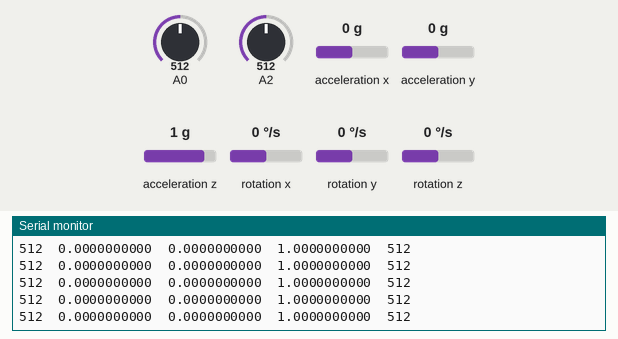
Simulated run of this sketch. Board: Arduino Uno, built with avr-gcc and run on an emulated ATmega328P. Shown: the last lines printed to the serial monitor. Wiring (inferred from the names in the program): MPU-9250 motion sensor at I2C address 0x68. The inputs (shaded band) are chosen by the test bench; at power-on: acceleration x 0 g, A0 = 512, A2 = 512, acceleration y 0 g, acceleration z 1 g, rotation x 0 °/s, rotation y 0 °/s, rotation z 0 °/s.

Above: at 1.2 s.
1.3 s: acceleration x set to -1.4 g
At 1.39 s:
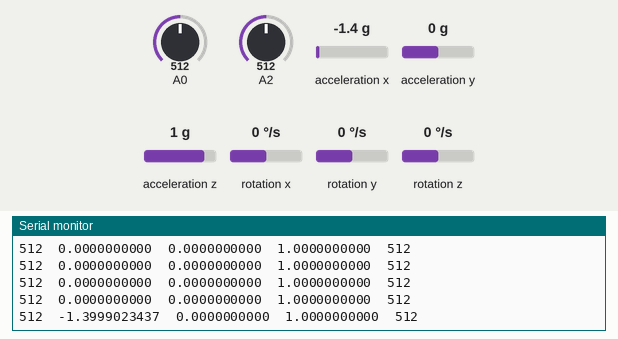
2.8 s: A0 set to 716
At 2.89 s:
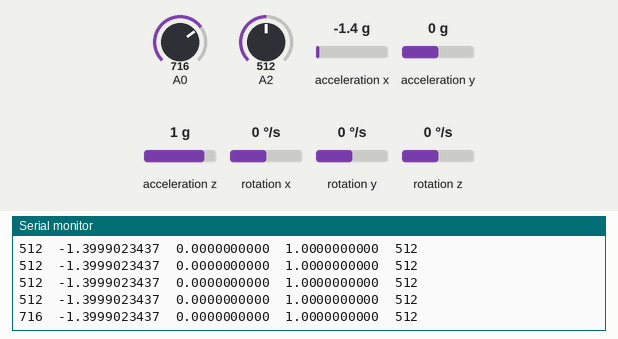
4.3 s: A2 set to 716
At 4.38 s:
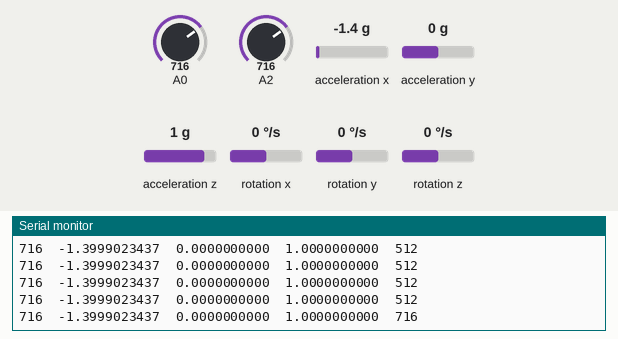
5.8 s: acceleration y set to -1.4 g
At 5.87 s:
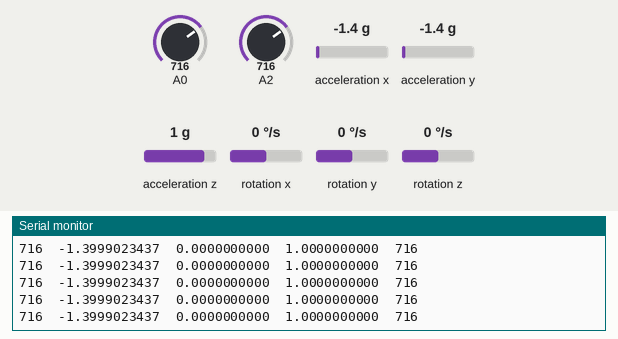
7.3 s: acceleration z set to -1.4 g
At 7.37 s:
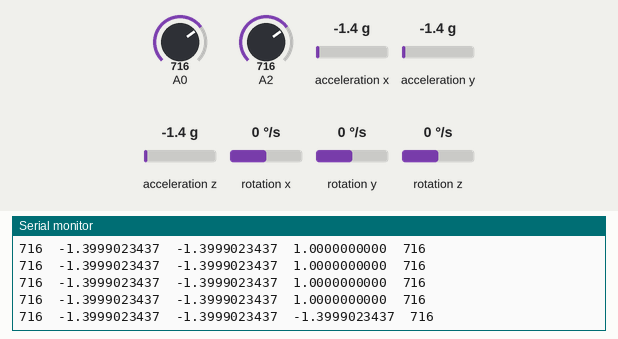
8.8 s: A0 set to 992
At 8.86 s:
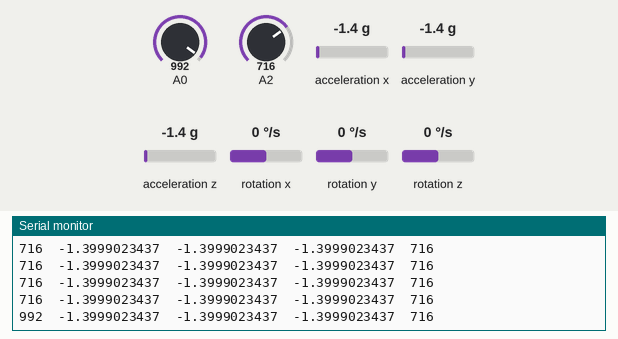
Timing chart, 0 to 11.3 s (numbered marks = the images above; inputs shaded):
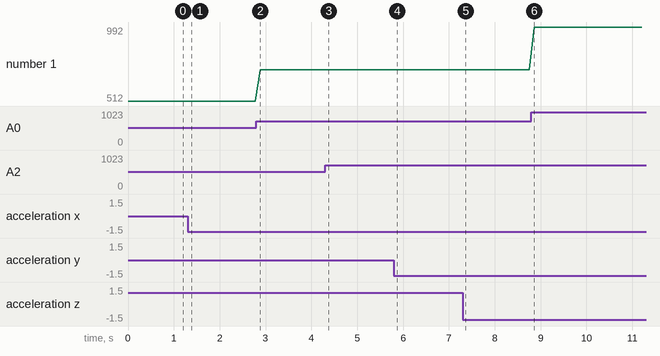

Measured:
- after the input at 1.3 s, the serial monitor: prints a new line after 0.09 s (image 1)
- after the input at 2.8 s, the serial monitor: prints a new line after 0.08 s (image 2)
- after the input at 4.3 s, the serial monitor: prints a new line after 0.08 s (image 3)
- after the input at 7.3 s, the serial monitor: prints a new line after 0.07 s (image 5)
- after the input at 8.8 s, the serial monitor: prints a new line after 0.06 s (image 6)
- plotted number 1: 512 → 716 after the input at 2.8 s, 716 → 992 after the input at 8.8 s

The sketch:

sketch_may03a_i2c.ino
```cpp
//GND - GND
//VCC - VCC
//SDA - Pin A4
//SCL - Pin A5

#include <Wire.h>
#include <Stream.h>

#define    MPU9250_ADDRESS            0x68
#define    MAG_ADDRESS                0x0C

//#define    GYRO_FULL_SCALE_250_DPS    0x00
//#define    GYRO_FULL_SCALE_500_DPS    0x08
//#define    GYRO_FULL_SCALE_1000_DPS   0x10
//#define    GYRO_FULL_SCALE_2000_DPS   0x18

#define    ACC_FULL_SCALE_2_G        0x00
#define    ACC_FULL_SCALE_4_G        0x08
#define    ACC_FULL_SCALE_8_G        0x10
#define    ACC_FULL_SCALE_16_G       0x18

int fsr = 0;    // first analog sensor
int m00s = 0;    // 2nd analog sensor

//Funcion auxiliar lectura
void I2Cread(uint8_t Address, uint8_t Register, uint8_t Nbytes, uint8_t* Data)
{
   Wire.beginTransmission(Address);
   Wire.write(Register);
   Wire.endTransmission();

   Wire.requestFrom(Address, Nbytes);
   uint8_t index = 0;
   while (Wire.available())
      Data[index++] = Wire.read();
}


// Funcion auxiliar de escritura
void I2CwriteByte(uint8_t Address, uint8_t Register, uint8_t Data)
{
   Wire.beginTransmission(Address);
   Wire.write(Register);
   Wire.write(Data);
   Wire.endTransmission();
}


void setup()
{
   Wire.begin();
   Serial.begin(115200);

   // Configurar acelerometro
   I2CwriteByte(MPU9250_ADDRESS, 28, ACC_FULL_SCALE_16_G);
   // Configurar giroscopio
//   I2CwriteByte(MPU9250_ADDRESS, 27, GYRO_FULL_SCALE_2000_DPS);
   // Configurar magnetometro
//   I2CwriteByte(MPU9250_ADDRESS, 0x37, 0x02);
//   I2CwriteByte(MAG_ADDRESS, 0x0A, 0x01);

//pinMode(LED_BUILTIN, OUTPUT);
}


void loop()
{
   // ---  Lectura acelerometro y giroscopio ---
   uint8_t Buf[14];
   I2Cread(MPU9250_ADDRESS, 0x3B, 14, Buf);

   // Convertir registros acelerometro
//   int16_t ax = -(Buf[0] << 8 | Buf[1]);
//   int16_t ay = -(Buf[2] << 8 | Buf[3]);
//   int16_t az = Buf[4] << 8 | Buf[5];
   int16_t ax = (Buf[0] << 8 | Buf[1]);
   int16_t ay = (Buf[2] << 8 | Buf[3]);
   int16_t az = Buf[4] << 8 | Buf[5];
   // Sensitivity Scale Factor = 2048 LSB/g = 0.48828125 mg/LSB
   float sensitivity = 1/2048.0;
   float a_x = ax * sensitivity;
   float a_y = ay * sensitivity;
   float a_z = az * sensitivity;
//if (ax > 600)
//{
//  digitalWrite(LED_BUILTIN, HIGH);
//}
//else if (ax < 600)
//{
//  digitalWrite(LED_BUILTIN, LOW);
//}


   // Convertir registros giroscopio
//   int16_t gx = -(Buf[8] << 8 | Buf[9]);
//   int16_t gy = -(Buf[10] << 8 | Buf[11]);
//   int16_t gz = Buf[12] << 8 | Buf[13];


   // ---  Lectura del magnetometro ---
//   I2CwriteByte (MAG_ADDRESS, 0x0A, 0x01);
//   uint8_t ST1;
//   do
//   {
//      I2Cread(MAG_ADDRESS, 0x02, 1, &ST1);
//   } while (!(ST1 & 0x01));
//
//   uint8_t Mag[7];
//   I2Cread(MAG_ADDRESS, 0x03, 7, Mag);


   // Convertir registros magnetometro
//   int16_t mx = -(Mag[3] << 8 | Mag[2]);
//   int16_t my = -(Mag[1] << 8 | Mag[0]);
//   int16_t mz = -(Mag[5] << 8 | Mag[4]);

// read first analog input, divide by 4 to make the range 0-255:
    fsr = analogRead(A0);
    m00s = analogRead(2);
// delay 10ms to let the ADC recover:

   // --- Mostrar valores ---
   // FSR
   Serial.print(fsr, DEC);
   Serial.print("\t");
   // Acelerometro
   Serial.print(a_x, DEC);
   Serial.print("\t");
   Serial.print(a_y, DEC);
   Serial.print("\t");
   Serial.print(a_z, DEC);
   Serial.print("\t");
   // M00S
   Serial.print(m00s, DEC);


   //flush();

   // Giroscopio
//   Serial.print(gx, DEC);
//   Serial.print("\t");
//   Serial.print(gy, DEC);
//   Serial.print("\t");
//   Serial.print(gz, DEC);
//   Serial.print("\t");
//
//
//   // Magnetometro
//   Serial.print(mx + 200, DEC);
//   Serial.print("\t");
//   Serial.print(my - 70, DEC);
//   Serial.print("\t");
//   Serial.print(mz - 700, DEC);
//   Serial.print("\t");

   // Fin medicion
   Serial.println("");
   Serial.flush();
   delay(100);
}
```
